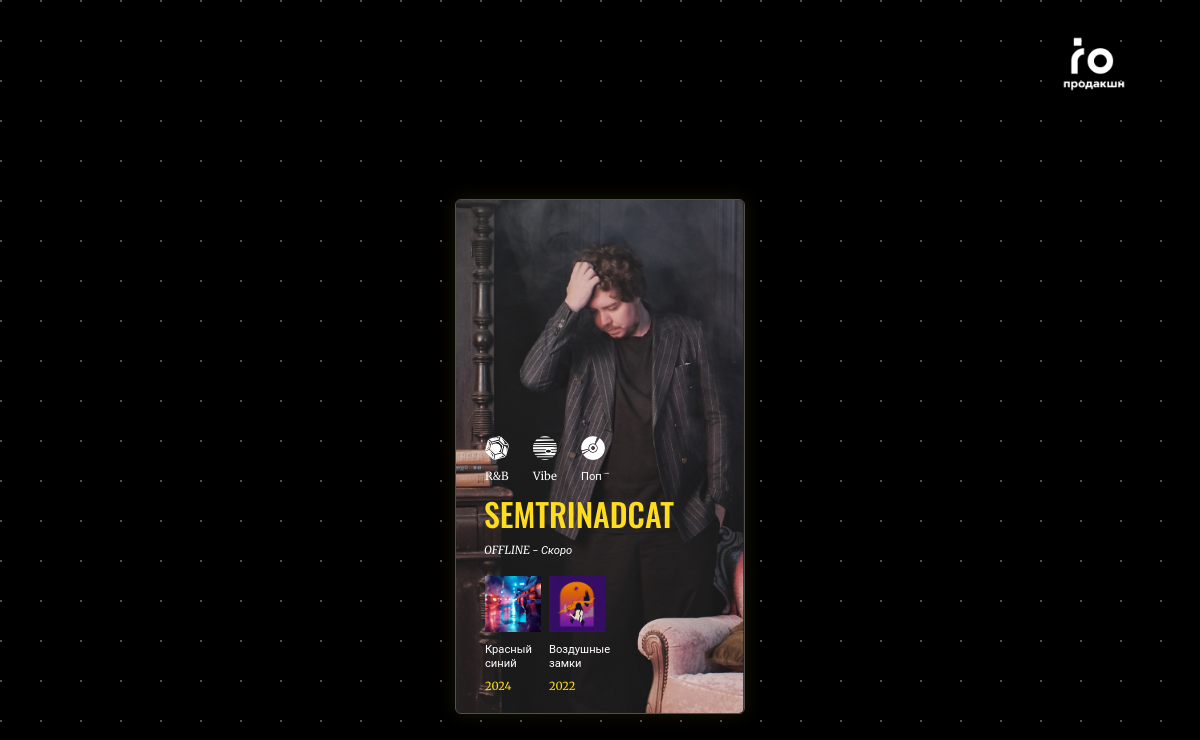
The page / on the database its author committed.
### landing/models.py (models this page shows, shortened)
class Genre(models.Model):
    name = models.CharField(max_length=512)
    picture = models.ImageField(null=True, blank=True)
    class Meta:
        ordering = ["name"]

class Artist(models.Model):
    name = models.CharField(max_length=512)
    genre = models.ManyToManyField(Genre)
    description = models.CharField(max_length=512)
    picture = models.ImageField(null=True, blank=True)
    class Meta:
        ordering = ["name"]

class Release(models.Model):
    name = models.CharField(max_length=512)
    date = models.CharField(max_length=512)
    picture = models.ImageField(null=True, blank=True)
    description = models.CharField(max_length=512)
    link = models.CharField(max_length=512)
    artist = models.ForeignKey(Artist, on_delete=models.CASCADE, related_name="release_set")
    class Meta:
        ordering = ["-date"]

### landing/views.py (the view)
# urls.py: path('', views.landing, name="landing")
def landing(request):
    artist = Artist.objects.all()
    return render(request, 'landing/landing.html', {'date': datetime.now(), 'artists': artist})

### landing/templates/landing/landing.html (shortened to what this page needs)
{% load static %}
<!DOCTYPE html>
<html>
    <head>
        <link rel="stylesheet" href="https://cdn.jsdelivr.net/npm/bootstrap@5.3.2/dist/css/bootstrap.min.css">
        <link rel="stylesheet" type="text/css" href="{% static '/landing/site.css' %}">
    </head>
    <body>
        <div class="container">
            <div class="row justify-content-end p-3">
                <img src="{% static '/images/logo.png'%}" style="width: 15vh;">
            </div>
        </div>
        <div class="container">
            <div class="row justify-content-center p-5">
              {% for artist in artists %}
                <div class="col-sm-auto">
                <div class="card text-bg-dark border-0 shadow m-4 p-0" style="width: 18rem;">
                    <div class="card-img-overlay cardhover d-flex align-items-end">
                        <div class="container">
                            <div class="d-flex justify-content-start mb-2">
                                {% for genre in artist.genre.all %}
                                <div class="col" style="max-width: 6vh">
                                    <table> <tr> <td>
                                    <img src="/{{genre.picture}}" style="width: 3vh"/>
                                    </td></tr>
                                    <tr><td><span class="text-xs">{{genre.name}}</span>
                                    </td></tr> </table>
                                </div>
                                {% endfor %}
                            </div>
                            <div class="row">
                                <span class="h2 text-artist">{{artist.name}}</span>
                            </div>
                            <div class="row">
                                <span class="text-description mb-3">{{artist.description}}</span>
                            </div>
                            <div class="d-flex justify-content-start">
                                {% for release in artist.release_set.all %}
                                <div class="col releasecard" style="max-width:4em">
                                    <a href="{{release.link}}" target="_blank" class="nounderline">
                                    <table>
                                        <tr><td><img src="/{{release.picture}}" style="width: 7vh"></td></tr>
                                        <tr><td>
                                             <p class="text-release mt-2 mb-0"> {{release.name}} </p>
                                            </td></tr>
                                        <tr><td><span class="text-date">{{release.date}}</span></td></tr>
                                    </table>
                                </a>
                                </div>
                                {% endfor %}
                            </div>
                        </div>
                    </div>
                </div>
              </div>
            {% endfor %}
            </div>
          </div>
    </body>
</html>

### landing/static/landing/site.css (style rules this page uses)
body { background: black; background-image: radial-gradient(rgb(82, 82, 82) 1px, transparent 0); background-size: 40px 40px; background-position: -19px -19px; }
.text-xs { font-size: 0.7em; font-family: Merriweather, Roboto; }
.text-artist { color: #FEDD20; font-family: Oswald, Roboto; }
.text-release { line-height: normal; font-size: 0.7em; line-break: loose; color: white; text-decoration: none; font-family: Merriweather, Roboto; }
.text-description { font-size: 0.7em; font-style: italic; font-family: Merriweather, Roboto; }
.text-date { color: #FEDD20; font-size: 0.7em; font-family: Merriweather, Roboto; }
.nounderline { text-decoration: none; }
.cardhover { outline: 1px solid rgb(80, 80, 80); box-shadow: 0px 0px 20px rgba(254, 221, 32, 0.1); }

### rows shown on the page
Artist: name "SEMTRINADCAT", description "OFFLINE - Скоро"
Genre: picture (picture), name "R&B"
Genre: picture (picture), name "Vibe"
Genre: picture (picture), name "Поп"
Release: picture (picture), name "Красный синий", date "2024"
Release: picture (picture), name "Воздушные замки", date "2022"
